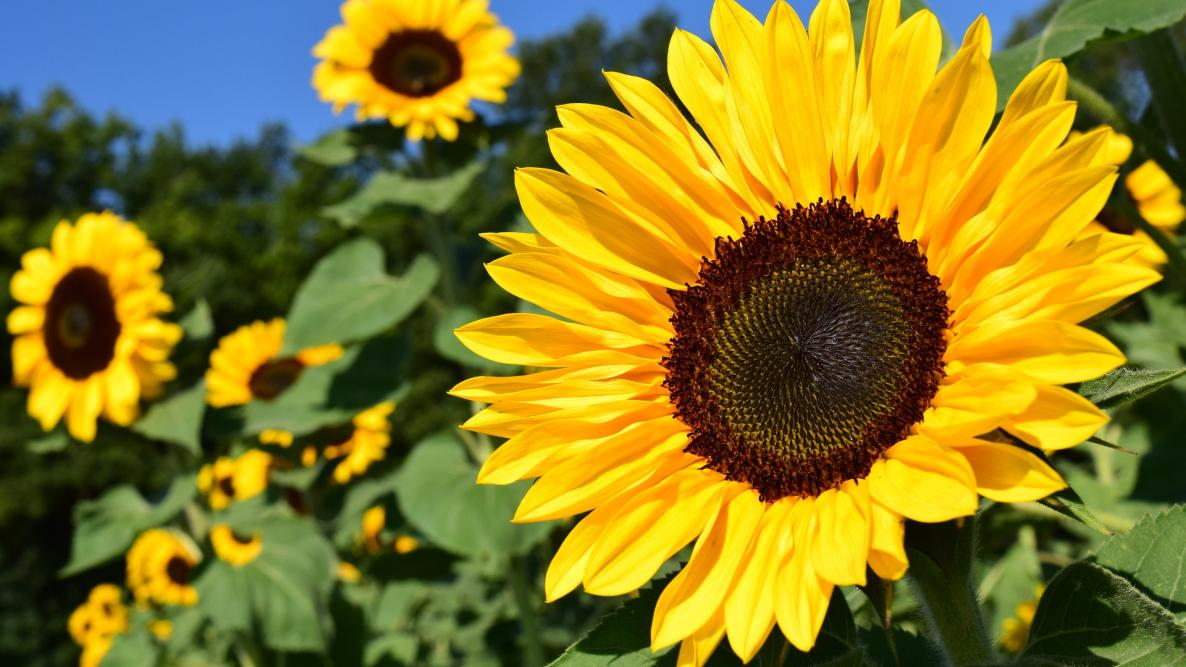
#> input picture Labs/Lab 1/sunflower.jpg, 1186 x 667 px
$ python answer4.py
#> lines starting #> are read from the running program, lines starting #| are printed output that depends on the picture
# [34 lines of commented-out code are left out]

import cv2

img = cv2.imread("sunflower.jpg")
#> img is the input picture: shape (667, 1186, 3); mean B, G, R 35.4, 122, 134.6

# Split into Blue, Green, Red channels
b, g, r = cv2.split(img)
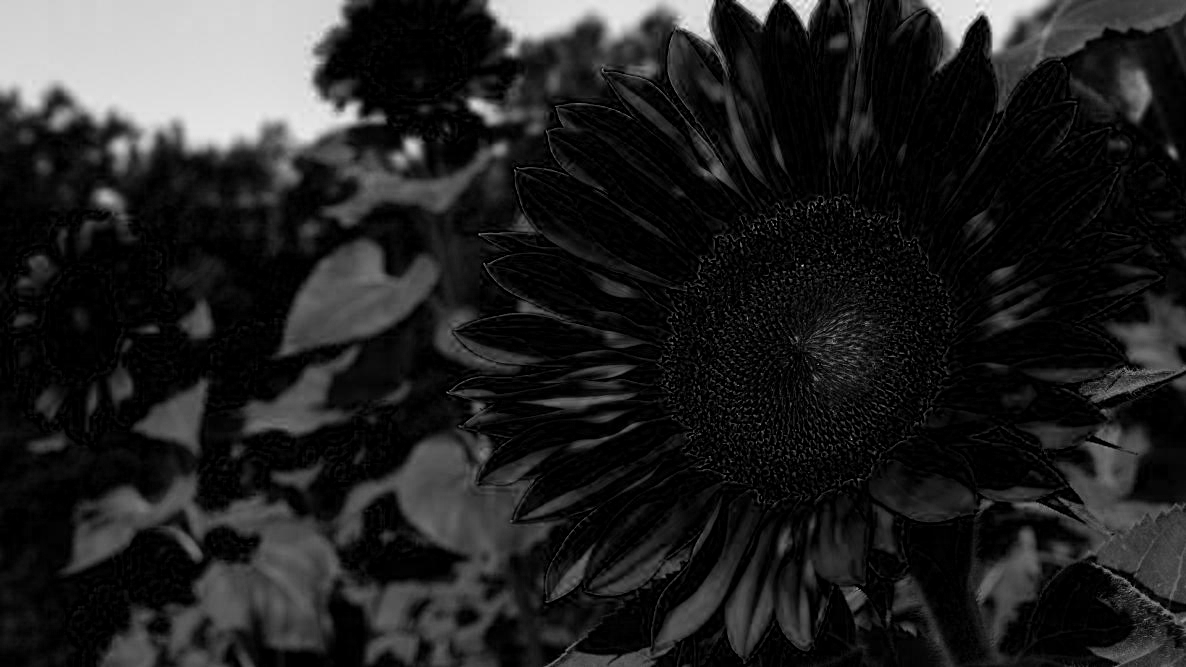
#> b: shape (667, 1186); min 0, max 248, mean 35.4
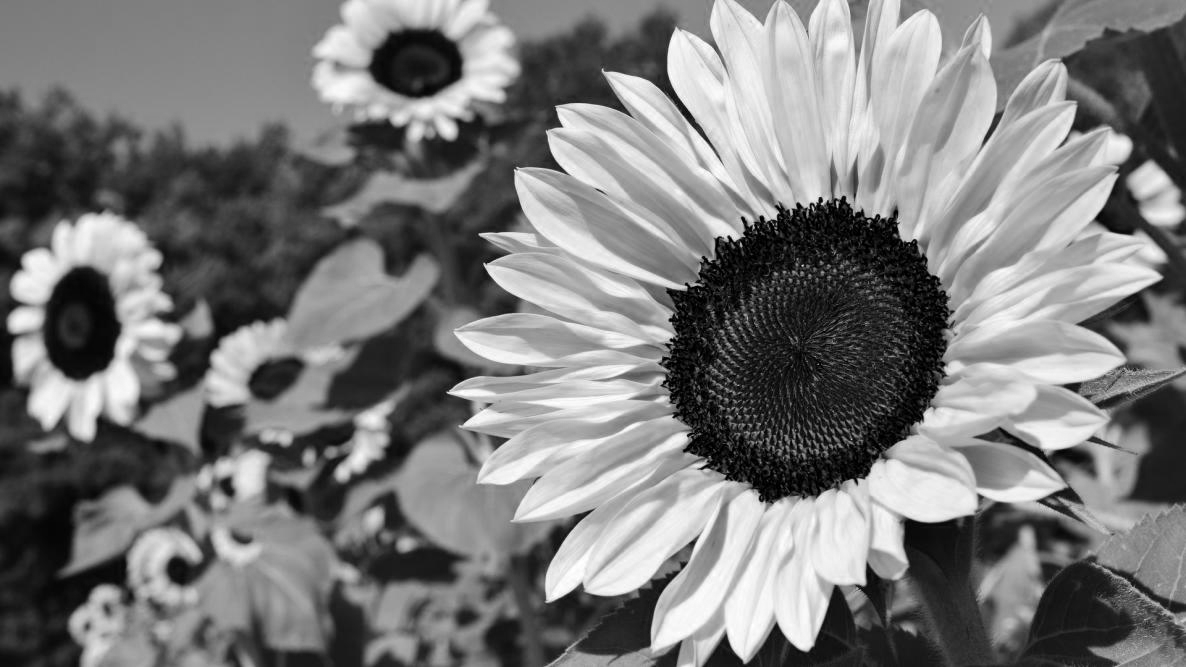
#> g: shape (667, 1186); min 0, max 255, mean 122
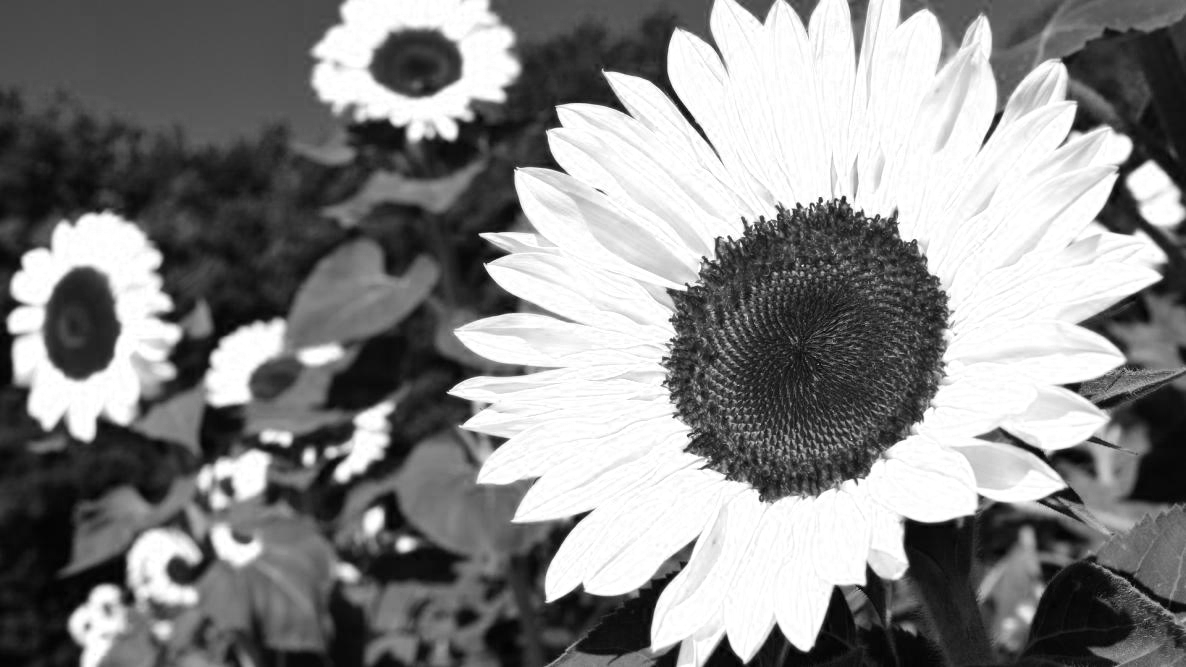
#> r: shape (667, 1186); min 0, max 255, mean 134.6

cv2.imshow("Blue Channel", b)
cv2.imshow("Green Channel", g)
cv2.imshow("Red Channel", r)

# Merge back
merged = cv2.merge((b, g, r))
cv2.imshow("Merged Image", merged)

cv2.waitKey(0)
cv2.destroyAllWindows()
